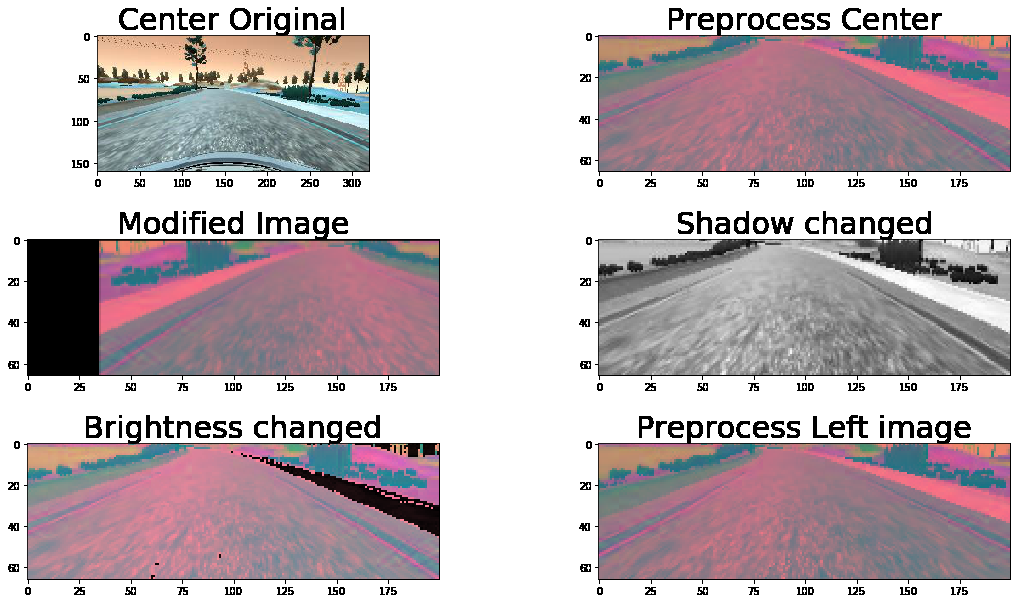
#> input picture examples/brightness_center.png, 1020 x 603 px
$ python -i preprocess.py   (imports and definitions only)
#> lines starting #> are read from the running program, lines starting #| are printed output that depends on the picture
import cv2, os

IMAGE_HEIGHT, IMAGE_WIDTH, IMAGE_CHANNELS = 66, 200, 3
INPUT_SHAPE = (IMAGE_HEIGHT, IMAGE_WIDTH, IMAGE_CHANNELS)

def crop(image):
    return image[60:-25, :, :]
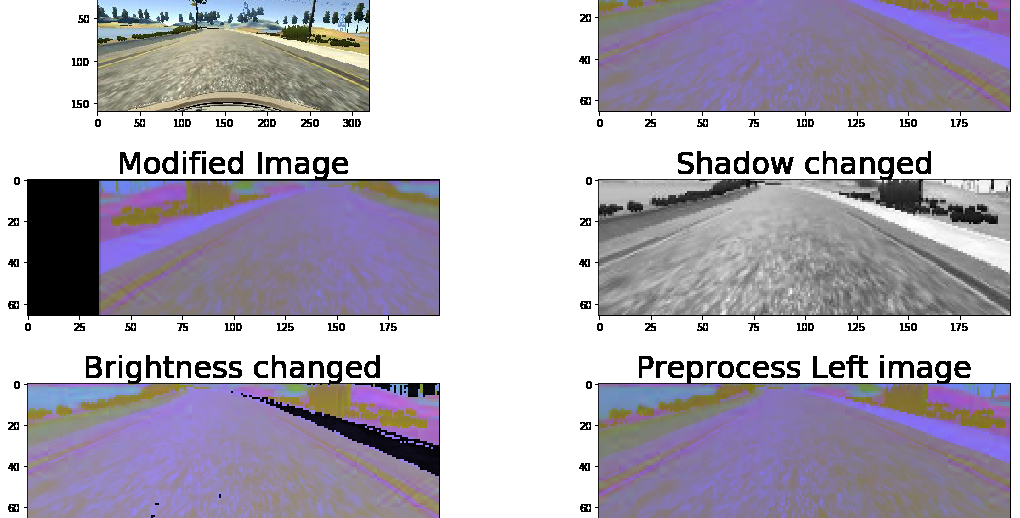
#> returned value: shape (518, 1020, 3); mean of channels 0, 1, 2 185.9, 173.5, 178.7; drawn as B, G, R

def resize(image):
    return cv2.resize(image, (IMAGE_WIDTH, IMAGE_HEIGHT), cv2.INTER_AREA)
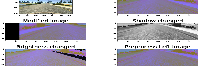
#> returned value: shape (66, 200, 3); mean of channels 0, 1, 2 188.8, 176.6, 181.7; drawn as B, G, R

def rgb2yuv(image):
    # Similar to NVIDIA paper
    return cv2.cvtColor(image, cv2.COLOR_RGB2YUV)
#> returned value: shape (66, 200, 3); mean of channels 0, 1, 2 180.8, 128.4, 135


def preprocess(image):
    image = crop(image)
    image = resize(image)
    image = rgb2yuv(image)
    return image

>>> import cv2
>>> picture = cv2.cvtColor(cv2.imread('examples/brightness_center.png'), cv2.COLOR_BGR2RGB)
>>> result = preprocess(picture)

$ run again, on examples/nvidia.png
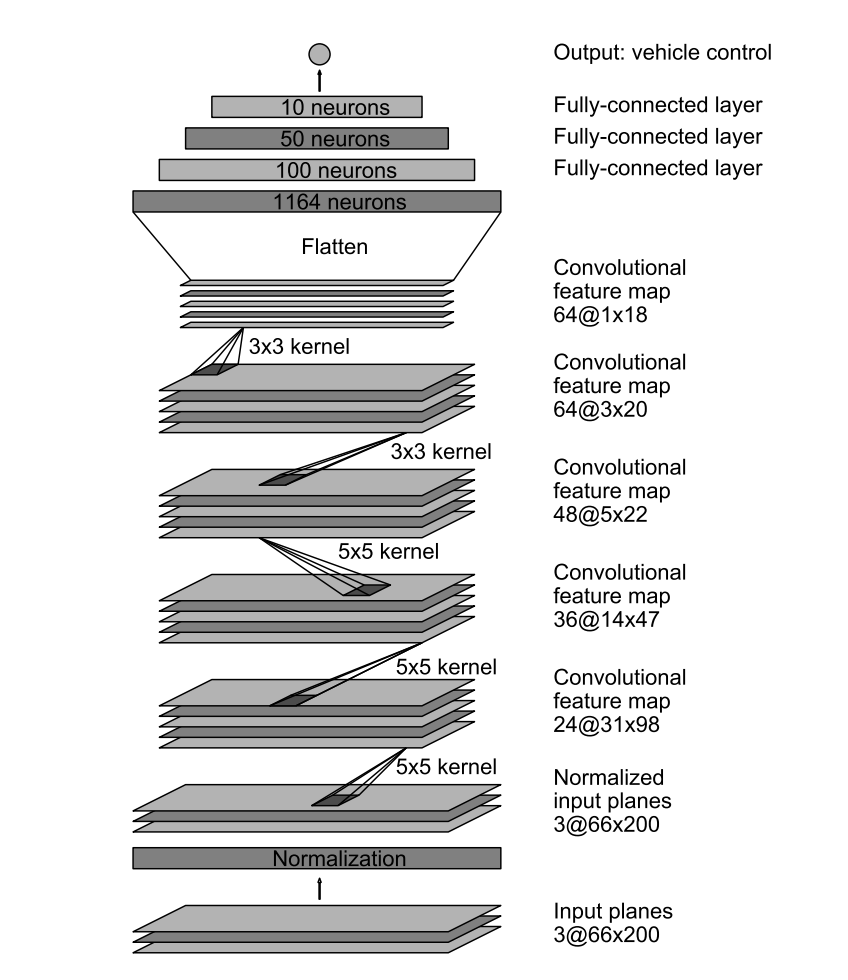
#> input picture examples/nvidia.png, 848 x 980 px
#> picture is the input picture: shape (980, 848, 3); min 0, max 255, mean 225
#> in crop, `return image[60:-25, :, :]`:
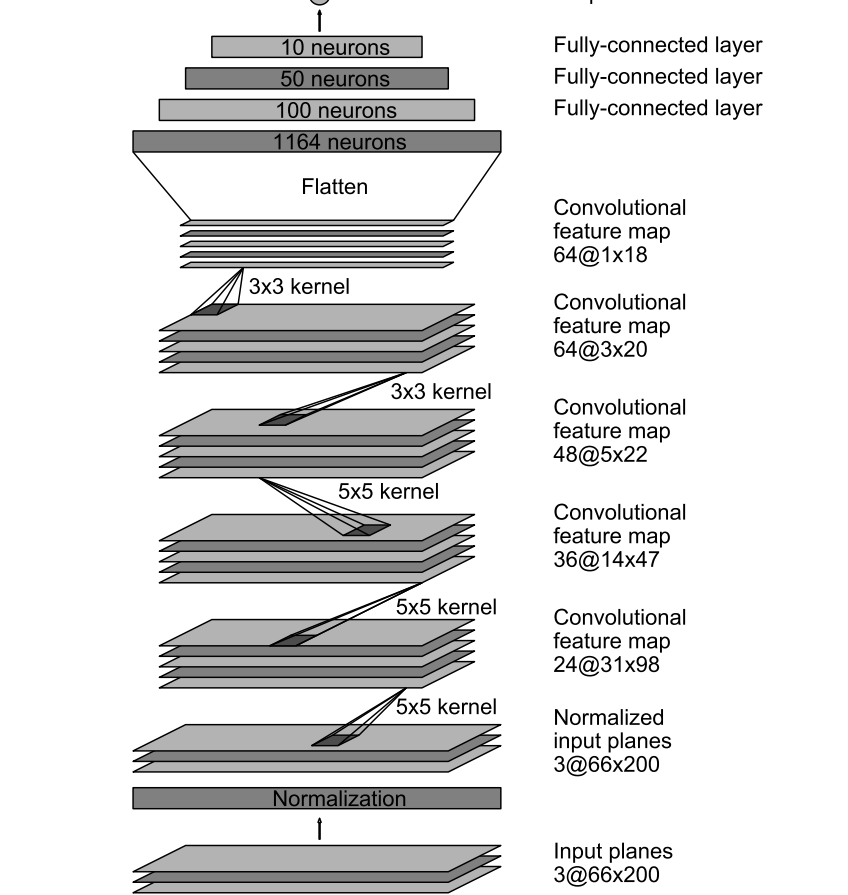
#> returned value: shape (895, 848, 3); min 0, max 255, mean 222.6
#> in resize, `return cv2.resize(image, (IMAGE_WIDTH, IMAGE_HEIGHT), cv2.INTER_AREA)`:
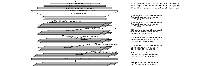
#> returned value: shape (66, 200, 3); min 0, max 255, mean 224.1
